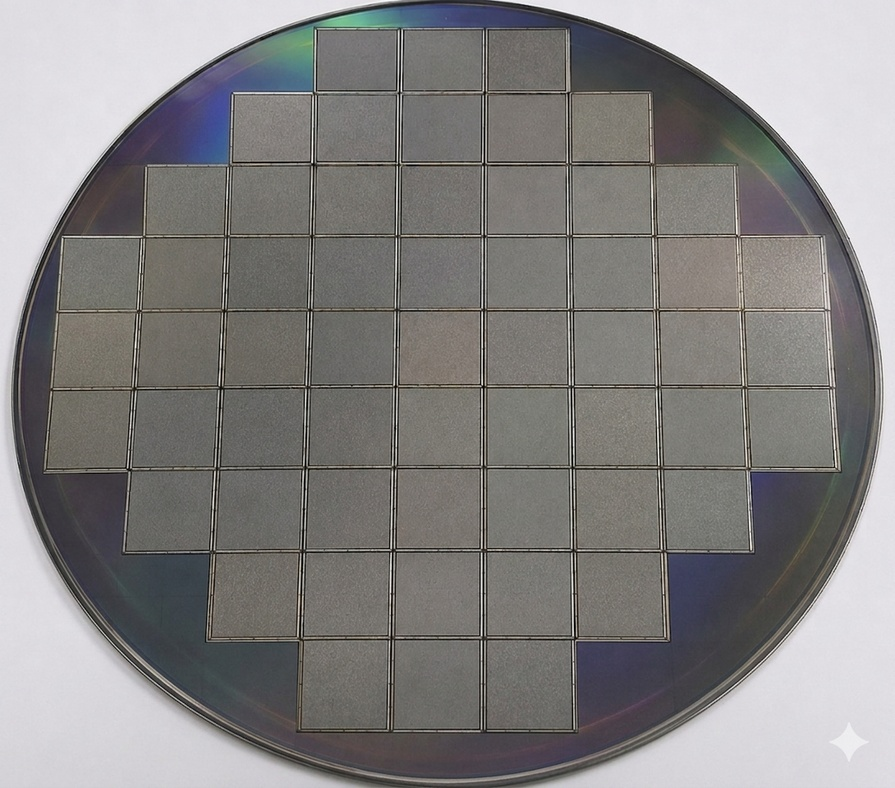
#> input picture references/normal.jpg, 895 x 788 px, shrunk from 1090 x 960 before the run; its folder holds only this picture in this run
$ python -i defect_detection.py   (imports and definitions only)
#> lines starting #> are read from the running program, lines starting #| are printed output that depends on the picture; after the words box and inside, x2 and y2 are one past the last pixel; in counts of white or black regions, pixels touching at a corner belong together
#> further down, picture is the input picture: shape (788, 895, 3); mean B, G, R 130, 130.5, 132.3
import cv2
import numpy as np


def detect_defects(die_img):
    results = []

    if die_img is None or die_img.size == 0:
        return results

    gray = cv2.cvtColor(die_img, cv2.COLOR_BGR2GRAY)
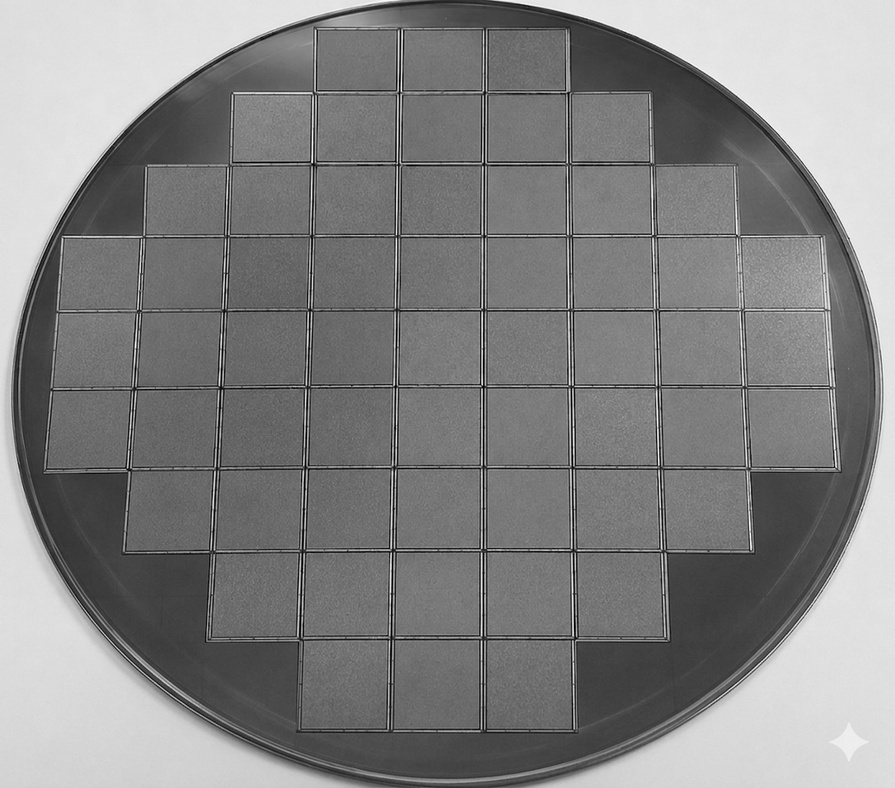
#> gray: shape (788, 895); min 0, max 254, mean 131
    blur = cv2.GaussianBlur(gray, (5, 5), 0)

    _, th = cv2.threshold(
        blur, 0, 255,
        cv2.THRESH_BINARY_INV + cv2.THRESH_OTSU
    )
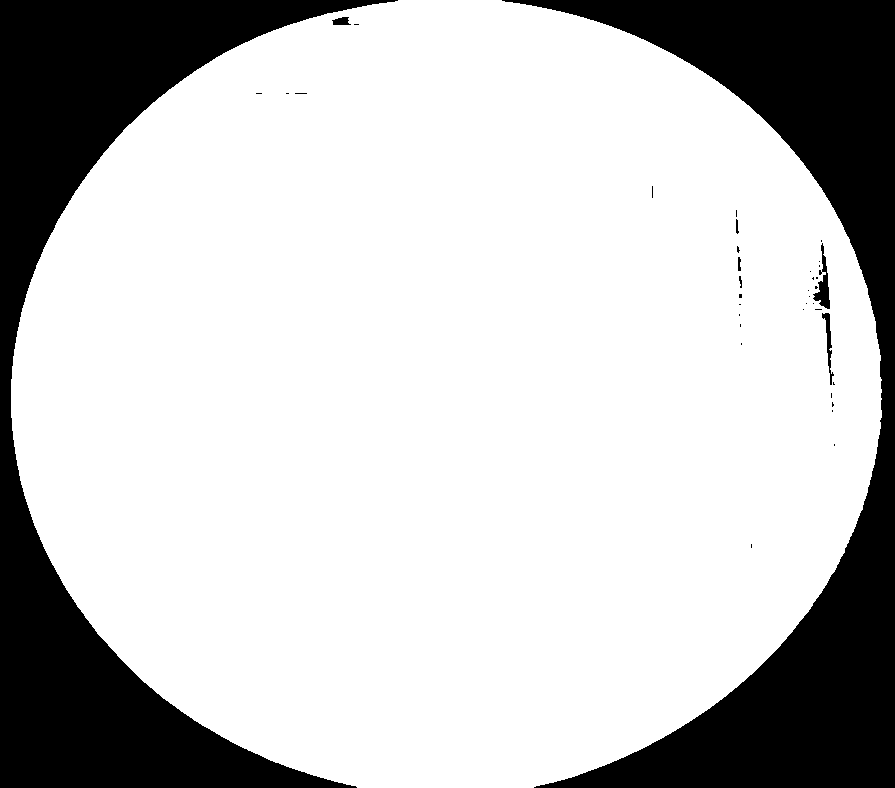
#> th: shape (788, 895); 76.8% white; 39 black regions (31 under 20 px), largest, box (x1, y1, x2, y2) and area: (502, 0, 895, 788) 81900, (0, 0, 398, 788) 80448, (813, 243, 830, 309) 433

    kernel = np.ones((3, 3), np.uint8)
    th = cv2.morphologyEx(th, cv2.MORPH_OPEN, kernel, iterations=1)
#> th: shape (788, 895); 76.8% white; 34 black regions (26 under 20 px)

    contours, _ = cv2.findContours(
        th, cv2.RETR_EXTERNAL, cv2.CHAIN_APPROX_SIMPLE
    )
#> contours = 1 contour; box (x1, y1, x2, y2) and area: (11, 0, 882, 788) 541730

    h, w = gray.shape
#> h = 788; w = 895

    for cnt in contours:
        x, y, bw, bh = cv2.boundingRect(cnt)
        area = bw * bh

        if area < 10:
            continue

        aspect = max(bw, bh) / max(min(bw, bh), 1)

        if area < 200 and aspect < 2:
            dtype = "particle"
            conf = 0.60

        elif aspect > 5:
            dtype = "scratch"
            conf = 0.70

        elif area > w * h * 0.05:
            dtype = "stain"
            conf = 0.65

        else:
            continue

        results.append({
            "type": dtype,
            "bbox": [int(x), int(y), int(bw), int(bh)],
            "confidence": float(conf)
        })
#> this loop made 1 pass
#> (x, y, bw, bh, area, aspect, dtype, conf) on pass 1: (11, 0, 871, 788, 686348, 1.11, 'stain', 0.65)
#> after the loop, results = 1 item

    return results


# [46 lines left out: function draw_defects_on_frame, not called in this run]

>>> import cv2
>>> picture = cv2.imread('references/normal.jpg')
>>> result = detect_defects(picture)
#> result = 1 item

$ run again, on references/stain.jpg
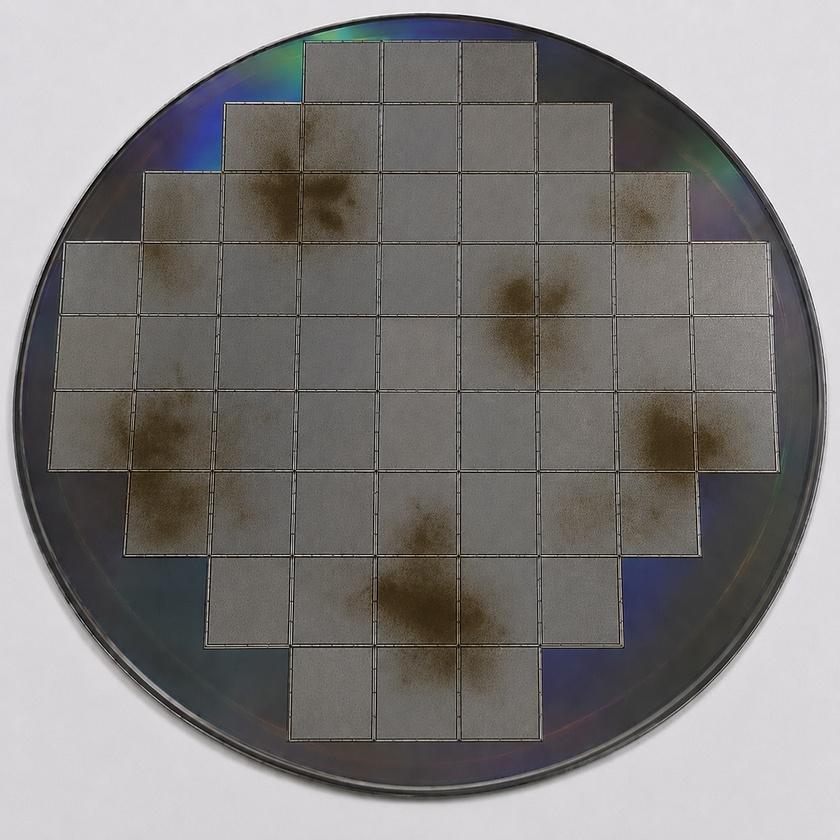
#> input picture references/stain.jpg, 840 x 840 px, shrunk from 1254 x 1254 before the run
#> picture is the input picture: shape (840, 840, 3); mean B, G, R 123.7, 125.2, 127.9
#> in detect_defects, `gray = cv2.cvtColor(die_img, cv2.COLOR_BGR2GRAY)`:
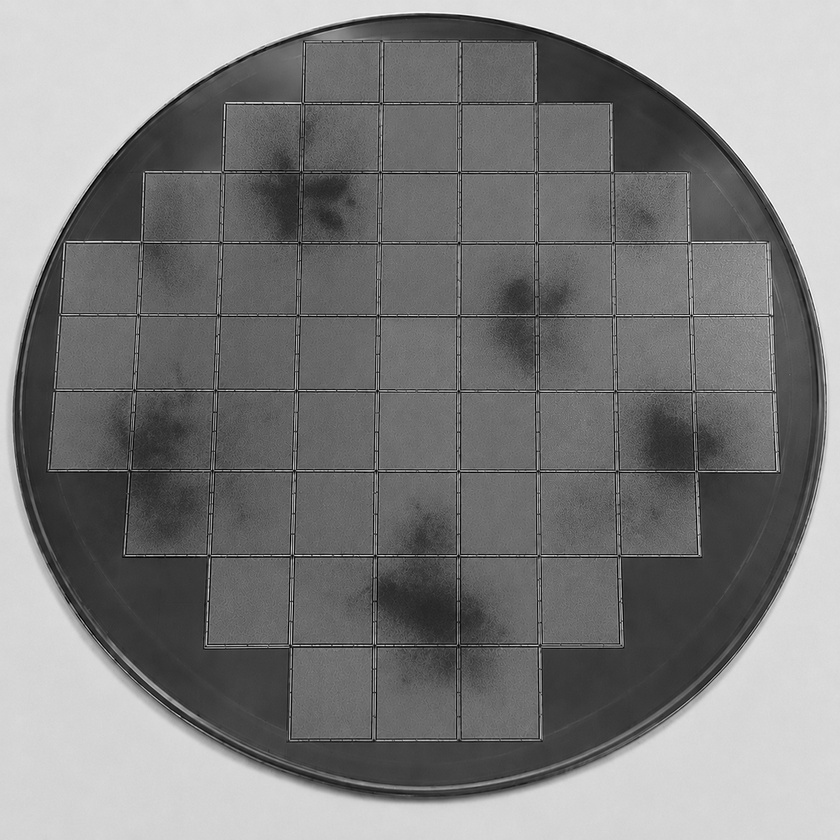
#> gray: shape (840, 840); min 0, max 255, mean 125.8
#> in detect_defects, `_, th = cv2.threshold( blur, 0, 255, cv2.THRESH_BINARY_INV + cv2.THRES..`:
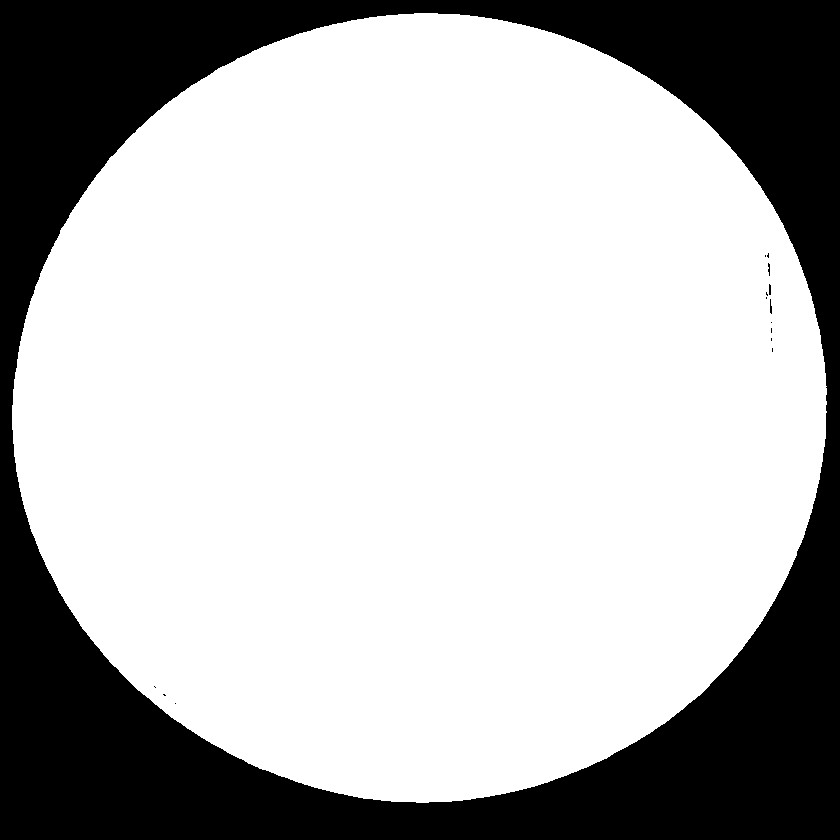
#> th: shape (840, 840); 71.3% white; 15 black regions (12 under 20 px), largest, box (x1, y1, x2, y2) and area: (0, 0, 840, 840) 202232, (770, 299, 772, 314) 22, (769, 284, 771, 295) 21
#> contours = 1 contour; box (x1, y1, x2, y2) and area: (12, 13, 827, 803) 502230
#> the loop in detect_defects, `for cnt in contours:` made 1 pass
#> (x, y, bw, bh, area, aspect, dtype, conf) on pass 1: (12, 13, 815, 790, 643850, 1.03, 'stain', 0.65)
#> after the loop in detect_defects, `for cnt in contours:`: results = 1 item
